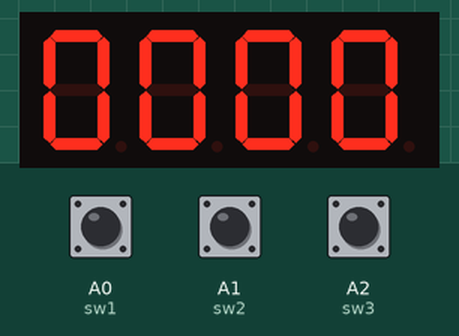
A sketch run on a simulated Arduino Uno, built with avr-gcc and run on an emulated ATmega328P. On the bench: 4-digit seven-segment display. Wiring (inferred from the names in the program): 4-digit 7-segment display, segments lit when HIGH: segments pin 3, pin 7, pin 11, pin 9, pin 8, pin 4, pin 12, pin 10; digit selects pin 2, pin 5, pin 6, pin 13. The inputs (shaded band) are chosen by the test bench; at power-on: A0 (sw1) LOW, A1 (sw2) LOW, A2 (sw3) LOW. The segment pins are drawn as the display they are named for.

Above: at 1.2 s.
1.3 s: A0 (sw1) pulled HIGH for 0.15 s
At 2.1 s:
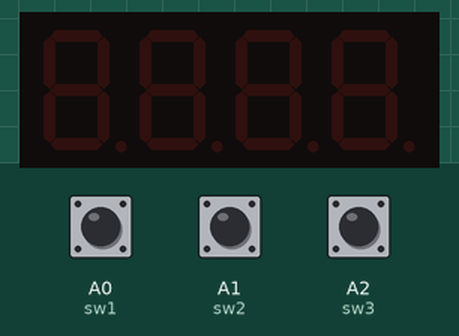
2.9 s: A1 (sw2) pulled HIGH for 1 s
5.4 s: A0 (sw1) pulled HIGH for 1 s
At 6.54 s:
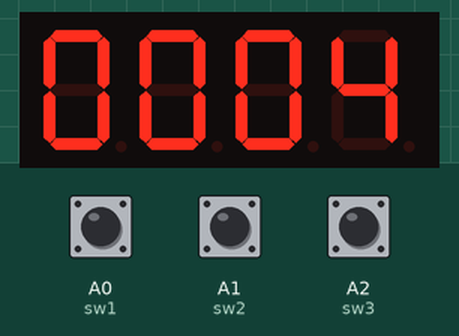
Timing chart, 0 to 8.4 s (numbered marks = the images above; inputs shaded):
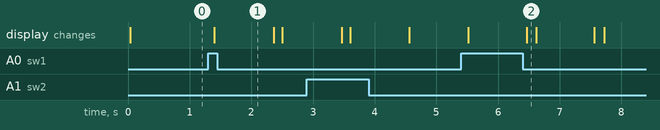

The sketch:

golden_bell_C14-4.ino
```cpp
#include<arduino.h>
#define ledA 3
#define ledB 7
#define ledC 11
#define ledD 9
#define ledE 8
#define ledF 4
#define ledG 12
#define DOT 10
#define seg1 2
#define seg2 5
#define seg3 6
#define seg4 13

int push=2;

void fnd(int n)   // 숫자 출력 함수
{
  switch(n)
  {
      case 0:
      //Displays 0
      digitalWrite(ledD, HIGH);
      digitalWrite(ledE, HIGH);
      digitalWrite(ledF, HIGH);
      digitalWrite(ledG, LOW);
      digitalWrite(ledA, HIGH);
      digitalWrite(ledB, HIGH);
      digitalWrite(ledC, HIGH);
      digitalWrite(DOT , LOW);
      break;

      case 1:
      //Displays 1
      digitalWrite(ledD, LOW);
      digitalWrite(ledE, LOW);
      digitalWrite(ledF, LOW);
      digitalWrite(ledG, LOW);
      digitalWrite(ledA, LOW);
      digitalWrite(ledB, HIGH);
      digitalWrite(ledC, HIGH);
      digitalWrite(DOT , LOW);
      break;

      case 2:
      //Displays 2
      digitalWrite(ledD, HIGH);
      digitalWrite(ledE, HIGH);
      digitalWrite(ledF, LOW);
      digitalWrite(ledG, HIGH);
      digitalWrite(ledA, HIGH);
      digitalWrite(ledB, HIGH);
      digitalWrite(ledC, LOW);
      digitalWrite(DOT , LOW);
      break;

      case 3:
      //Displays 3
      digitalWrite(ledD, HIGH);
      digitalWrite(ledE, LOW);
      digitalWrite(ledF, LOW);
      digitalWrite(ledG, HIGH);
      digitalWrite(ledA, HIGH);
      digitalWrite(ledB, HIGH);
      digitalWrite(ledC, HIGH);
      digitalWrite(DOT , LOW);
      break;

      case 4:
      //Displays 4
      digitalWrite(ledD, LOW);
      digitalWrite(ledE, LOW);
      digitalWrite(ledF, HIGH);
      digitalWrite(ledG, HIGH);
      digitalWrite(ledA, LOW);
      digitalWrite(ledB, HIGH);
      digitalWrite(ledC, HIGH);
      digitalWrite(DOT , LOW);
      break;

      case 5:
      //Displays 5
      digitalWrite(ledD, HIGH);
      digitalWrite(ledE, LOW);
      digitalWrite(ledF, HIGH);
      digitalWrite(ledG, HIGH);
      digitalWrite(ledA, HIGH);
      digitalWrite(ledB, LOW);
      digitalWrite(ledC, HIGH);
      digitalWrite(DOT , LOW);
      break;

      case 6:
      //Displays 6
      digitalWrite(ledD, HIGH);
      digitalWrite(ledE, HIGH);
      digitalWrite(ledF, HIGH);
      digitalWrite(ledG, HIGH);
      digitalWrite(ledA, HIGH);
      digitalWrite(ledB, LOW);
      digitalWrite(ledC, HIGH);
      digitalWrite(DOT , LOW);
      break;
      case 7:
      //Displays 7
      digitalWrite(ledD, LOW);
      digitalWrite(ledE, LOW);
      digitalWrite(ledF, LOW);
      digitalWrite(ledG, LOW);
      digitalWrite(ledA, HIGH);
      digitalWrite(ledB, HIGH);
      digitalWrite(ledC, HIGH);
      digitalWrite(DOT , LOW);
      break;

      case 8:
      //Displays 8
      digitalWrite(ledD, HIGH);
      digitalWrite(ledE, HIGH);
      digitalWrite(ledF, HIGH);
      digitalWrite(ledG, HIGH);
      digitalWrite(ledA, HIGH);
      digitalWrite(ledB, HIGH);
      digitalWrite(ledC, HIGH);
      digitalWrite(DOT , LOW);
      break;

      case 9:
      //Displays 9
      digitalWrite(ledD, HIGH);
      digitalWrite(ledE, LOW);
      digitalWrite(ledF, HIGH);
      digitalWrite(ledG, HIGH);
      digitalWrite(ledA, HIGH);
      digitalWrite(ledB, HIGH);
      digitalWrite(ledC, HIGH);
      digitalWrite(DOT , LOW);
      break;

  }
}
void clr()   //led clear 함수
{
  //Clears the LED

  digitalWrite(ledA, LOW);
  digitalWrite(ledB, LOW);
  digitalWrite(ledC, LOW);
  digitalWrite(ledD, LOW);
  digitalWrite(ledE, LOW);
  digitalWrite(ledF, LOW);
  digitalWrite(ledG, LOW);
  digitalWrite(DOT , LOW);
}
void set()  // led set 함수
{
  //Set the LED

  digitalWrite(ledA, HIGH);
  digitalWrite(ledB, HIGH);
  digitalWrite(ledC, HIGH);
  digitalWrite(ledD, HIGH);
  digitalWrite(ledE, HIGH);
  digitalWrite(ledF, HIGH);
  digitalWrite(ledG, HIGH);
  digitalWrite(DOT , HIGH);
}
// Switch를 누를 때마다 1씩 증가하는 Program

int a[4]= {0,0,0,0};  // 각 segment 숫자를 저장할 배열
int b;

#define sw1 A0   // sw1 을 A0로 지정
#define sw2 A1   // sw1 을 A0로 지정
#define sw3 A2   // sw1 을 A0로 지정

void setup()
{
  //각각의 핀들을 OUTPUT으로 설정해 준다.
  pinMode(ledA, OUTPUT);
  pinMode(ledB, OUTPUT);
  pinMode(ledC, OUTPUT);
  pinMode(ledD, OUTPUT);
  pinMode(ledE, OUTPUT);
  pinMode(ledF, OUTPUT);
  pinMode(ledG, OUTPUT);
  pinMode(DOT, OUTPUT);
  pinMode(seg1, OUTPUT);
  pinMode(seg2, OUTPUT);
  pinMode(seg3, OUTPUT);
  pinMode(seg4, OUTPUT);
  pinMode(sw1, INPUT);
  pinMode(sw2, INPUT);
  pinMode(sw3, INPUT);  // 1번 포트로 스위치 값 입력받음

  Serial.end();
  /* Serial.end는 Serial통신 핀(0, 1번)을 사용하지 않도록 하는 함수임
     Serial.begin()이 Serial 통신을 사용하기 위해 사용되는 것이면,
     Serial.end()는 Serial 핀( 0, 1번)을 일반 디지털 핀으로 사용하게 하는 함수*/
}
void loop()
{
   int sw1_state = digitalRead(sw1);
   int sw2_state = digitalRead(sw2);
   int sw3_state = digitalRead(sw3);   //스위치가 연결된 1번 포트의 값을 읽어옴

   if((sw1_state==1)||(push==0))
   { push=0;
     ++a[3];
     if(a[3]>9)
     {
      a[3]=0;
      ++a[2];
     }
     if(a[2]>9)
     {
      a[2]=0;
      ++a[1];
     }
     if(a[1]>9)
     {
      a[1]=0;
      ++a[0];
     }
     if(a[0]>9)
     {
      a[0]=0;
     }
     delay(1000);
   }

  if((sw2_state==1)||(push==1))
   {
      push=1;
   }

  if((sw3_state==1)||(push==2))
    {
      push=2;

      a[3]=0;
      a[2]=0;
      a[1]=0;
      a[0]=0;
    }


   for(b=0;b<5;b++)   /* sw1의 입력이 여러 번 들어가는 것을 방지, delay 역할*/
     {
     digitalWrite(seg1,LOW);
     fnd(a[0]);
     delay(5);
     digitalWrite(seg1,HIGH);
     digitalWrite(seg2,LOW);
     fnd(a[1]);
     delay(5);
     digitalWrite(seg2,HIGH);
     digitalWrite(seg3,LOW);
     fnd(a[2]);
     delay(5);
     digitalWrite(seg3,HIGH);
     digitalWrite(seg4,LOW);
     fnd(a[3]);
     delay(5);
     digitalWrite(seg4,HIGH);
     }
   }
```

Measured:
- after the input at 1.3 s, the display: changes after 0.10 s (image 1)
- after the input at 5.4 s, the display: first changes after 0.12 s (image 2 shows a later state)
